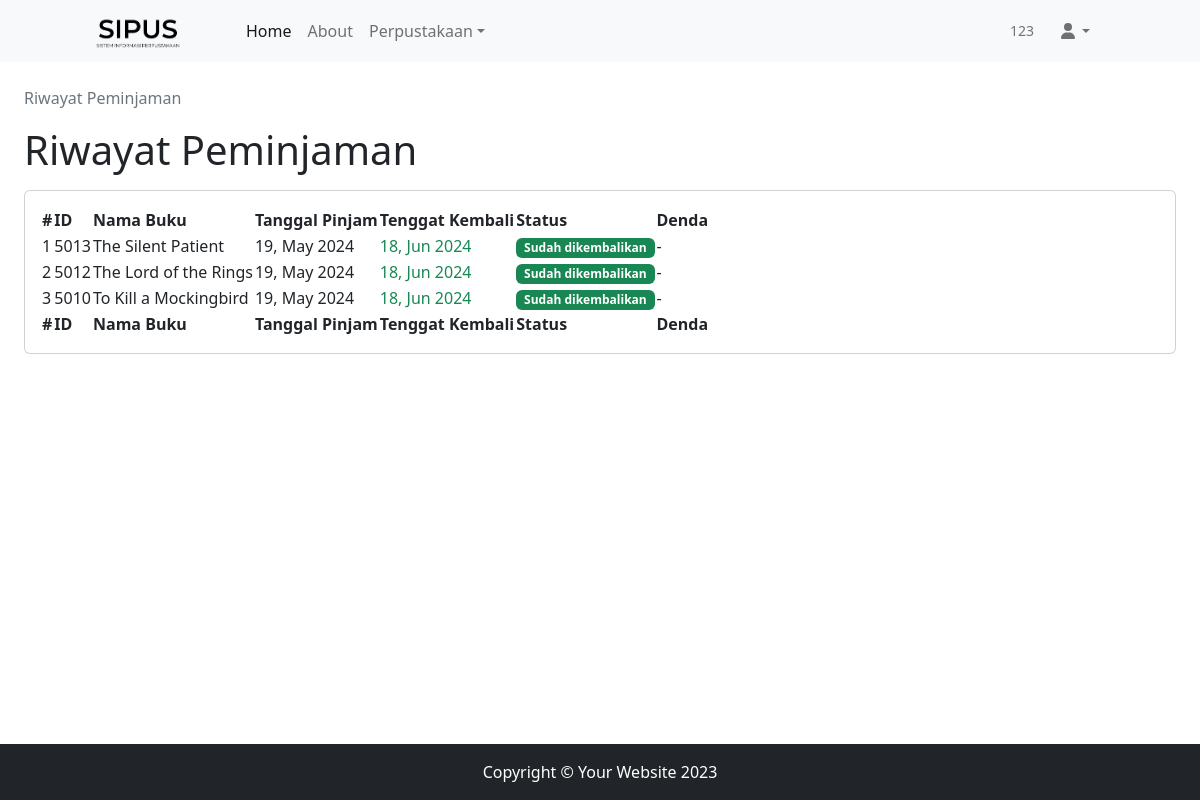
The page /pustakawan/riwayat_peminjaman/index.php (signed in) on the database its author committed.
### tables this page shows
CREATE TABLE `peminjaman` (
  `ID` int NOT NULL,
  `TANGGAL_PINJAM` datetime DEFAULT CURRENT_TIMESTAMP,
  `ISBN` char(18) DEFAULT NULL,
  `ID_PEMINJAM` int DEFAULT NULL,
  `TANGGAL_KEMBALI` datetime DEFAULT NULL,
  `STATUS` tinyint(1) DEFAULT '1'
);

CREATE TABLE `buku` (
  `ISBN` char(18) NOT NULL,
  `NAMA` varchar(30) DEFAULT NULL,
  `ID_PENULIS` int DEFAULT NULL,
  `PENERBIT` varchar(225) DEFAULT NULL,
  `TAHUN` year DEFAULT NULL,
  `DESKRIPSI` text,
  `FOTO` text
);

CREATE TABLE `pengembalian` (
  `ID` int NOT NULL,
  `ID_PINJAM` int DEFAULT NULL,
  `TENGGAT_KEMBALI` datetime DEFAULT NULL,
  `TANGGAL_KEMBALI` datetime DEFAULT NULL,
  `DENDA` double DEFAULT NULL,
  `STATUS` tinyint(1) NOT NULL DEFAULT '0'
);

### pustakawan/riwayat_peminjaman/index.php (the view, shortened to what this page needs)
<?php
include '../include/header.php';
?>
<div class="container-fluid px-4">
   <ol class="breadcrumb mt-4">
      <li class="breadcrumb-item active">Riwayat Peminjaman</li>
   </ol>
   <h1 class="mb-3">Riwayat Peminjaman</h1>
   <div class="card mb-4">
      <div class="card-body">
         <table id="datatablesSimple">
            <thead>
               <tr>
                  <th>#</th>
                  <th>ID</th>
                  <th>Nama Buku</th>
                  <th>Tanggal Pinjam</th>
                  <th>Tenggat Kembali</th>
                  <th>Status</th>
                  <th>Denda</th>
               </tr>
            </thead>
            <tfoot>
               <tr>
                  <th>#</th>
                  <th>ID</th>
                  <th>Nama Buku</th>
                  <th>Tanggal Pinjam</th>
                  <th>Tenggat Kembali</th>
                  <th>Status</th>
                  <th>Denda</th>
               </tr>
            </tfoot>
            <tbody>
               <?php
               $peminjaman = mysqli_query($conn, "SELECT peminjaman.ID AS ID_PEMINJAMAN, PENGEMBALIAN.STATUS AS STATUS,
               BUKU.NAMA AS NAMA_BUKU, TANGGAL_PINJAM, TENGGAT_KEMBALI, PENGEMBALIAN.TANGGAL_KEMBALI AS TANGGAL_KEMBALI, DENDA
               FROM peminjaman INNER JOIN pustakawan ON peminjaman.ID_PEMINJAM = pustakawan.ID
               INNER JOIN buku ON peminjaman.ISBN = buku.ISBN
               INNER JOIN pengembalian ON peminjaman.ID = pengembalian.ID_PINJAM
               WHERE ID_PEMINJAM = (SELECT ID FROM USER WHERE USERNAME = '$_SESSION[username]') AND peminjaman.STATUS = 2 ORDER BY ID_PEMINJAMAN DESC");
               $i = 1;
               while ($row = mysqli_fetch_assoc($peminjaman)) {
               ?>
                  <tr>
                     <td><?= $i ?></td>
                     <td><?= $row['ID_PEMINJAMAN'] ?></td>
                     <td><?= $row['NAMA_BUKU'] ?></td>
                     <td><?= date("d, M Y",strtotime($row['TANGGAL_PINJAM'])) ?></td>
                     <td><?php
                           if (time() > strtotime($row['TENGGAT_KEMBALI'])) {
                              echo "
                              <span class='text-danger'>Harap segera kembalikan buku ini</span><br>
                              <span class='text-danger'>" . date("d, M Y",strtotime($row['TENGGAT_KEMBALI'])) . "</span>";
                           } else {
                              echo "<span class='text-success'>" . date("d, M Y",strtotime($row['TENGGAT_KEMBALI'])) . "</span>";
                           } ?></td>
                     <td>
                        <?php
                        if ($row['STATUS'] == 0) {
                           if (time() > strtotime($row['TENGGAT_KEMBALI'])){
                              echo "<span class='badge bg-danger'>Belum dikembalikan</span>";
                           } else {
                              echo "<span class='badge bg-warning'>Belum dikembalikan</span>";
                           }
                        } elseif ($row['STATUS'] == 1) {
                           if (strtotime($row['TANGGAL_KEMBALI']) > strtotime($row['TENGGAT_KEMBALI'])) {
                              echo "<span class='badge bg-danger'>Terlambat</span>";
                           } else {
                              echo "<span class='badge bg-success'>Sudah dikembalikan</span>";
                           }
                        }
                        ?>
                     </td>
                     <td>
                        <?php
                        if ($row['DENDA'] == 0) {
                           echo "-";
                        } else {
                           echo "Rp " . $row['DENDA'];
                        }
                        ?>
                  </tr>
               <?php
                  $i++;
               } ?>
            </tbody>
         </table>
      </div>
   </div>
</div>
   <?php
   include '../include/footer.php';
   ?>

### rows shown on the page
peminjaman: ID "5013", ISBN.NAMA "The Silent Patient", TANGGAL_PINJAM "19, May 2024", pengembalian.TENGGAT_KEMBALI "18, Jun 2024"
peminjaman: ID "5012", ISBN.NAMA "The Lord of the Rings", TANGGAL_PINJAM "19, May 2024", pengembalian.TENGGAT_KEMBALI "18, Jun 2024"
peminjaman: ID "5010", ISBN.NAMA "To Kill a Mockingbird", TANGGAL_PINJAM "19, May 2024", pengembalian.TENGGAT_KEMBALI "18, Jun 2024"

### other values the page prints
$_SESSION['username'] "123"
